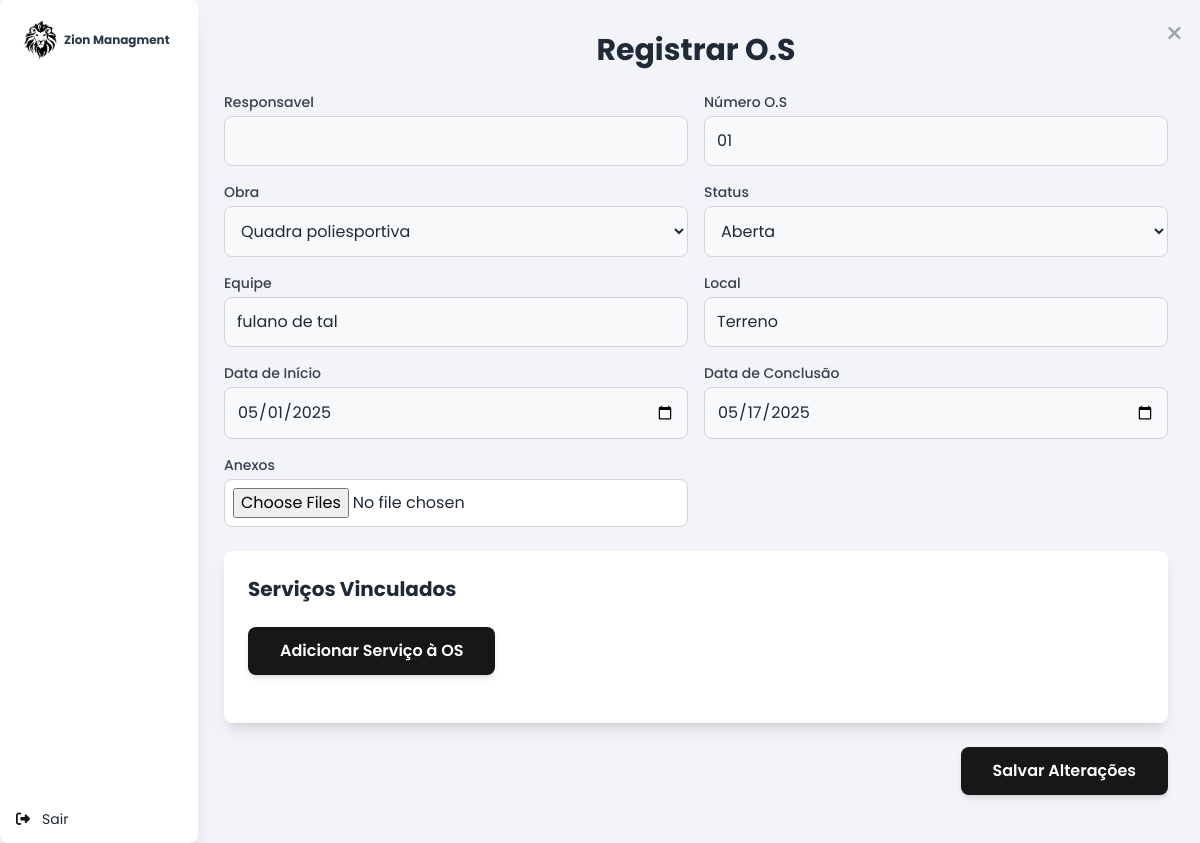
/os/form.php?sc_id=10 (signed in), run on the app's committed database.
### tables this page shows
CREATE TABLE `ordem_de_servico` (
  `id` int(11) NOT NULL,
  `empresa_id` int(11) DEFAULT NULL,
  `contrato_id` int(11) DEFAULT NULL,
  `obra_id` int(11) DEFAULT NULL,
  `descricao` text DEFAULT NULL,
  `local` varchar(255) DEFAULT NULL,
  `numero_os` varchar(100) DEFAULT NULL,
  `responsavel_os` varchar(255) DEFAULT NULL,
  `data_inicio` date DEFAULT NULL,
  `data_final` date DEFAULT NULL,
  `equipe` varchar(255) DEFAULT NULL,
  `status` varchar(100) DEFAULT NULL,
  `criado_em` timestamp NOT NULL DEFAULT current_timestamp()
);

CREATE TABLE `obras` (
  `id` int(11) NOT NULL,
  `nome` varchar(255) NOT NULL,
  `descricao` text DEFAULT NULL,
  `tipo_obra` varchar(100) DEFAULT NULL,
  `data_inicio` date DEFAULT NULL,
  `data_previsao_fim` date DEFAULT NULL,
  `data_fim` date DEFAULT NULL,
  `custo_real` decimal(15,2) DEFAULT NULL,
  `endereco` varchar(255) DEFAULT NULL,
  `status_id` int(11) DEFAULT NULL,
  `cidade` varchar(100) DEFAULT NULL,
  `estado` varchar(100) DEFAULT NULL,
  `cep` varchar(20) DEFAULT NULL,
  `latitude` decimal(10,8) DEFAULT NULL,
  `longitude` decimal(11,8) DEFAULT NULL,
  `cliente` varchar(255) DEFAULT NULL,
  `responsavel_tecnico` varchar(255) DEFAULT NULL,
  `empresa_id` int(11) DEFAULT NULL,
  `contrato_id` int(11) DEFAULT NULL,
  `projeto_id` int(11) DEFAULT NULL,
  `criado_em` timestamp NOT NULL DEFAULT current_timestamp()
);

### os/form.php (the view, shortened to what this page needs)
<?php
include '../layout/imports.php';
$host = 'localhost';
$dbname = 'axel_db';
$username = 'root';
$password = '';
$conn = new mysqli($host, $username, $password, $dbname);
$empresa_id = $_SESSION['empresa_id'];
$os = null;
if (isset($_GET['sc_id'])) {
    $sc_id = intval($_GET['sc_id']);
    $stmt = $conn->prepare("SELECT * FROM ordem_de_servico WHERE id = ? AND empresa_id = ?");
    $stmt->bind_param("ii", $sc_id, $empresa_id);
    $stmt->execute();
    $result = $stmt->get_result();
    $os = $result->fetch_assoc();
}
$obras = [];
$stmtObras = $conn->prepare("SELECT id, nome FROM obras WHERE empresa_id = ?");
$stmtObras->bind_param("i", $empresa_id);
$stmtObras->execute();
$resultObras = $stmtObras->get_result();
while ($row = $resultObras->fetch_assoc()) {
    $obras[] = $row;
}
?>
<!DOCTYPE html>
<html lang="pt-BR">
<head>
    <script src="https://cdn.tailwindcss.com"></script>
</head>
<body class="bg-[#F2F4F7] min-h-screen flex">
    <?php include '../layout/sidemenu.php'; ?>
    <div class="w-full ">
        <div class="relative  p-8 animate-fadeIn">
            <button onclick="window.location.href = './index.php'" class="absolute top-4 right-4 text-gray-400 hover:text-gray-600 dark:hover:text-gray-300 text-3xl">
                &times;
            </button>
            <h2 class="text-3xl font-bold text-gray-800 dark:text-white mb-6 text-center">
                Registrar O.S
            </h2>
            <form method="POST" enctype="multipart/form-data" class="space-y-6">
                <div class="grid grid-cols-1 md:grid-cols-2 gap-4">
                    <div class="flex flex-col">
                        <label for="responsavel" class="text-gray-700 mb-1 text-sm font-medium">Responsavel</label>
                        <input type="text" id="responsavel" name="responsavel_os"
                            value="<?= htmlspecialchars($os['responsavel'] ?? '') ?>"
                            class="w-full rounded-lg border border-gray-300 dark:border-gray-700 bg-gray-50 dark:bg-gray-800 p-3 text-gray-800 dark:text-gray-100" />
                    </div>
                    <div class="flex flex-col">
                        <label for="numero_os" class="text-gray-700 mb-1 text-sm font-medium">Número O.S</label>
                        <input type="number" step="0.01" id="numero_os" name="numero_os" required
                            value="<?= htmlspecialchars($os['numero_os'] ?? '') ?>"
                            class="w-full rounded-lg border border-gray-300 dark:border-gray-700 bg-gray-50 dark:bg-gray-800 p-3 text-gray-800 dark:text-gray-100" />
                    </div>
                    <div class="flex flex-col">
                        <label for="obra_id" class="text-gray-700 mb-1 text-sm font-medium">Obra</label>
                        <select id="obra_id" name="obra_id"
                            class="w-full rounded-lg border border-gray-300 bg-gray-50 dark:bg-gray-800 text-gray-800 dark:text-gray-100 p-3">
                            <?php foreach ($obras as $obra): ?>
                                <option value="<?= $obra['id'] ?>" <?= (isset($os['obra_id']) && $os['obra_id'] == $obra['id']) ? 'selected' : '' ?>>
                                    <?= htmlspecialchars($obra['nome']) ?>
                                </option>
                            <?php endforeach; ?>
                        </select>
                    </div>
                    <div class="flex flex-col">
                        <label for="status" class="text-gray-700 mb-1 text-sm font-medium">Status</label>
                        <select id="status" name="status"
                            class="w-full rounded-lg border border-gray-300 bg-gray-50 dark:bg-gray-800 text-gray-800 dark:text-gray-100 p-3">
                            <?php
                            $status_options = ['Aberta', 'Em andamento', 'Concluída', 'Cancelada'];
                            foreach ($status_options as $status) {
                                $selected = (isset($os['status']) && $os['status'] == $status) ? 'selected' : '';
                                echo "<option value=\"$status\" $selected>$status</option>";
                            }
                            ?>
                        </select>
                    </div>
                    <div class="flex flex-col">
                        <label for="Equipe" class="text-gray-700 mb-1 text-sm font-medium">Equipe</label>
                        <input type="text" step="0.01" id="equipe" name="equipe" required
                            value="<?= htmlspecialchars($os['equipe'] ?? '') ?>"
                            class="w-full rounded-lg border border-gray-300 dark:border-gray-700 bg-gray-50 dark:bg-gray-800 p-3 text-gray-800 dark:text-gray-100" />
                    </div>
                    <div class="flex flex-col">
                        <label for="local" class="text-gray-700 mb-1 text-sm font-medium">Local</label>
                        <input type="text" step="0.01" id="local" name="local" required
                            value="<?= htmlspecialchars($os['local'] ?? '') ?>"
                            class="w-full rounded-lg border border-gray-300 dark:border-gray-700 bg-gray-50 dark:bg-gray-800 p-3 text-gray-800 dark:text-gray-100" />
                    </div>
                    <div class="flex flex-col">
                        <label for="data_inicio" class="text-gray-700 mb-1 text-sm font-medium">Data de Início</label>
                        <input type="date" id="data_inicio" name="data_inicio"
                            value="<?= htmlspecialchars($os['data_inicio'] ?? '') ?>"
                            class="w-full rounded-lg border border-gray-300 dark:border-gray-700 bg-gray-50 dark:bg-gray-800 p-3 text-gray-800 dark:text-gray-100" />
                    </div>
                    <div class="flex flex-col">
                        <label for="data_final" class="text-gray-700 mb-1 text-sm font-medium">Data de Conclusão</label>
                        <input type="date" id="data_final" name="data_final"
                            value="<?= htmlspecialchars($os['data_final'] ?? '') ?>"
                            class="w-full rounded-lg border border-gray-300 dark:border-gray-700 bg-gray-50 dark:bg-gray-800 p-3 text-gray-800 dark:text-gray-100" />
                    </div>
                    <div class="flex flex-col ">
                        <label for="anexos" class="text-gray-700 mb-1 text-sm font-medium">Anexos</label>
                        <input type="file" id="anexos" name="anexos[]" multiple
                            class="w-full bg-white dark:bg-gray-800 rounded-lg border border-gray-300 dark:border-gray-700 text-gray-800 dark:text-gray-100 p-2" />
                    </div>
                    <div></div>
                </div>
                <div class="w-full bg-white p-6 rounded-lg shadow-lg w-full">
                    <h2 class="text-xl font-bold text-gray-800 dark:text-white mb-6 text-start">
                        Serviços Vinculados
                    </h2>
                    <button type="button" class="bg-primary hover:bg-primary-dark text-white font-semibold px-8 py-3 rounded-lg shadow-md hover:shadow-lg transition duration-300" data-modal-toggle="adicionarServicoModal">
                        Adicionar Serviço à OS
                    </button>
                </div>
                <div class="flex justify-end">
                    <button type="submit" name="salvar"
                        class="bg-primary hover:bg-primary-dark text-white font-semibold px-8 py-3 rounded-lg shadow-md hover:shadow-lg transition duration-300">
                        <?= isset($os['id']) ? 'Salvar Alterações' : 'Criar Ordem de Serviço' ?>
                    </button>
                </div>
            </form>
        </div>
    </div>
</body>

### os/form.php (style rules this page uses)
* { font-family: "Poppins", sans-serif; font-style: normal; }

### layout/sidemenu.php (style rules this page uses)
body { margin-left: 16%; }

### data on the page
ordem_de_servico: numero_os "01", obra_id "Quadra poliesportiva", equipe "fulano de tal", local "Terreno", data_inicio "05/01/2025", data_final "05/17/2025"

### other printed values
form field status "Aberta"
